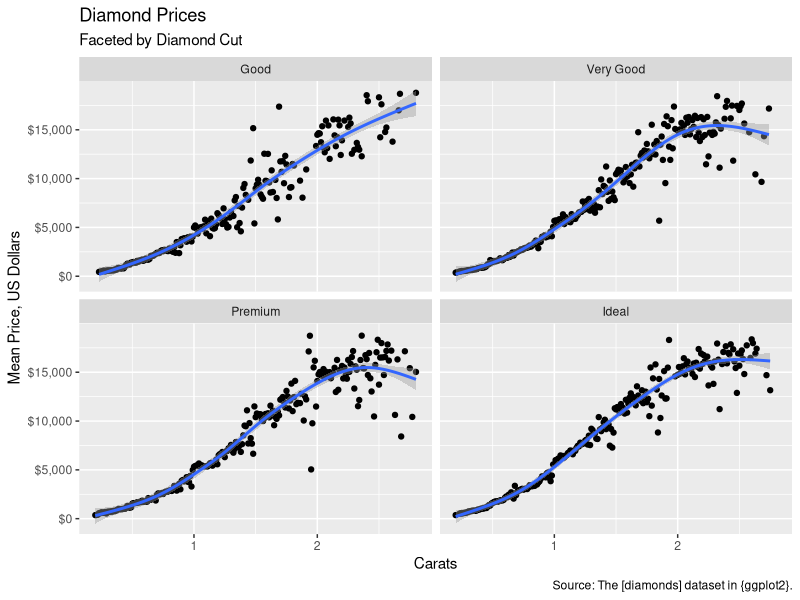
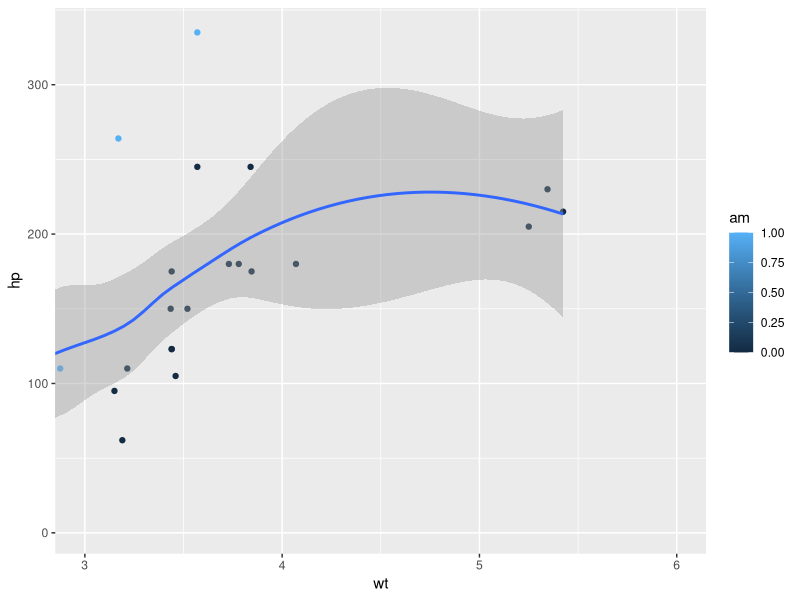

Generate these figures, in order, with R:
## ---- chunk 1
library(tidyverse)
## ---- chunk 2
#| echo: false
write.csv(iris, "attach1.txt", row.names = FALSE)
write.csv(iris, "attach2.txt", row.names = FALSE)
## ---- chunk 3

diamonds %>%
  group_by(carat, cut) %>%
  summarize(mean_price = mean(price)) %>%
  filter(cut != "Fair", carat < 3) %>%
  ggplot() +
  geom_point(aes(x = carat, y = mean_price)) +
  stat_smooth(
    aes(x = carat, y = mean_price),
    method = "gam"
  ) +
  facet_wrap(facets = vars(cut)) +
  labs(
    title = "Diamond Prices",
    subtitle = "Faceted by Diamond Cut",
    caption = "Source: The [diamonds] dataset in {ggplot2}.",
    x = "Carats", y = "Mean Price, US Dollars"
  ) +
  scale_y_continuous(labels = scales::dollar)
## ---- chunk 4
mtcars %>%
ggplot(aes(x = wt, y = hp, col = am)) +
geom_point() +
geom_smooth() +
coord_cartesian(xlim = c(3, 6))
## ---- chunk 5
dallas_home_sales <- 
  txhousing %>%
  filter(city == "Dallas") %>%
  group_by(year) %>%
  summarize(total_sales = sum(sales, na.rm = TRUE))

dallas_home_sales
